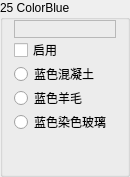
                 <widget class="QGroupBox" name="Base25">
                  <property name="sizePolicy">
                   <sizepolicy hsizetype="Fixed" vsizetype="Preferred">
                    <horstretch>0</horstretch>
                    <verstretch>0</verstretch>
                   </sizepolicy>
                  </property>
                  <property name="minimumSize">
                   <size>
                    <width>130</width>
                    <height>0</height>
                   </size>
                  </property>
                  <property name="maximumSize">
                   <size>
                    <width>130</width>
                    <height>16777215</height>
                   </size>
                  </property>
                  <property name="autoFillBackground">
                   <bool>true</bool>
                  </property>
                  <property name="title">
                   <string>25 ColorBlue</string>
                  </property>
                  <property name="flat">
                   <bool>false</bool>
                  </property>
                  <layout class="QVBoxLayout" name="verticalLayout_40">
                   <property name="spacing">
                    <number>0</number>
                   </property>
                   <property name="topMargin">
                    <number>0</number>
                   </property>
                   <property name="bottomMargin">
                    <number>0</number>
                   </property>
                   <item>
                    <widget class="QLabel" name="Color25">
                     <property name="font">
                      <font>
                       <family>微软雅黑</family>
                       <pointsize>9</pointsize>
                      </font>
                     </property>
                     <property name="frameShape">
                      <enum>QFrame::StyledPanel</enum>
                     </property>
                     <property name="text">
                      <string/>
                     </property>
                    </widget>
                   </item>
                   <item>
                    <widget class="QCheckBox" name="Enable25">
                     <property name="text">
                      <string>启用</string>
                     </property>
                    </widget>
                   </item>
                   <item>
                    <widget class="QRadioButton" name="is25Concrete">
                     <property name="text">
                      <string>蓝色混凝土</string>
                     </property>
                     <property name="icon">
                      <iconset resource="../BlockTextures.qrc">
                       <normaloff>:/new/Textures/Slope/block/blue_concrete.png</normaloff>:/new/Textures/Slope/block/blue_concrete.png</iconset>
                     </property>
                    </widget>
                   </item>
                   <item>
                    <widget class="QRadioButton" name="is25Wool">
                     <property name="text">
                      <string>蓝色羊毛</string>
                     </property>
                     <property name="icon">
                      <iconset resource="../BlockTextures.qrc">
                       <normaloff>:/new/Textures/Slope/block/blue_wool.png</normaloff>:/new/Textures/Slope/block/blue_wool.png</iconset>
                     </property>
                    </widget>
                   </item>
                   <item>
                    <widget class="QRadioButton" name="is25StainedGlass">
                     <property name="text">
                      <string>蓝色染色玻璃</string>
                     </property>
                     <property name="icon">
                      <iconset resource="../BlockTextures.qrc">
                       <normaloff>:/new/Textures/Slope/block/blue_stained_glass.png</normaloff>:/new/Textures/Slope/block/blue_stained_glass.png</iconset>
                     </property>
                    </widget>
                   </item>
                   <item>
                    <spacer name="verticalSpacer_37">
                     <property name="orientation">
                      <enum>Qt::Vertical</enum>
                     </property>
                     <property name="sizeHint" stdset="0">
                      <size>
                       <width>20</width>
                       <height>40</height>
                      </size>
                     </property>
                    </spacer>
                   </item>
                  </layout>
                 </widget>
